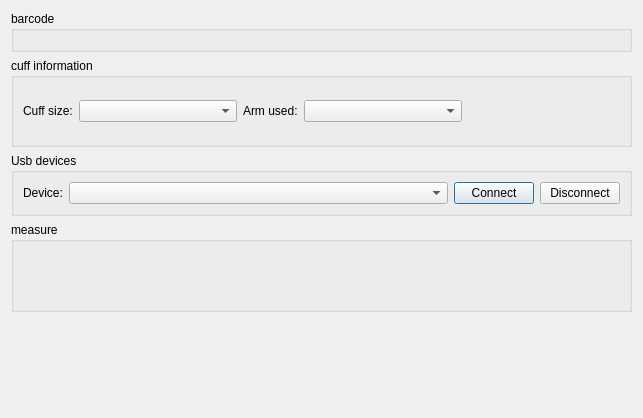
<?xml version="1.0" encoding="UTF-8"?>
<ui version="4.0">
 <class>BloodPressureDialog</class>
 <widget class="QDialog" name="BloodPressureDialog">
  <property name="geometry">
   <rect>
    <x>0</x>
    <y>0</y>
    <width>643</width>
    <height>418</height>
   </rect>
  </property>
  <property name="sizePolicy">
   <sizepolicy hsizetype="Preferred" vsizetype="Maximum">
    <horstretch>0</horstretch>
    <verstretch>0</verstretch>
   </sizepolicy>
  </property>
  <property name="windowTitle">
   <string>Blood Pressure</string>
  </property>
  <layout class="QVBoxLayout" name="verticalLayout_2">
   <item>
    <widget class="QGroupBox" name="idGroupBox">
     <property name="sizePolicy">
      <sizepolicy hsizetype="Preferred" vsizetype="Maximum">
       <horstretch>0</horstretch>
       <verstretch>0</verstretch>
      </sizepolicy>
     </property>
     <property name="title">
      <string>barcode</string>
     </property>
     <layout class="QHBoxLayout" name="horizontalLayout">
      <item>
       <widget class="BarcodeWidget" name="barcodeWidget" native="true"/>
      </item>
     </layout>
    </widget>
   </item>
   <item>
    <widget class="QGroupBox" name="armBandGroupBox">
     <property name="title">
      <string>cuff information</string>
     </property>
     <layout class="QHBoxLayout" name="armBandHorizontalLayout">
      <item>
       <widget class="QLabel" name="armBandSizeLabel">
        <property name="sizePolicy">
         <sizepolicy hsizetype="Fixed" vsizetype="Preferred">
          <horstretch>0</horstretch>
          <verstretch>0</verstretch>
         </sizepolicy>
        </property>
        <property name="text">
         <string>Cuff size:</string>
        </property>
        <property name="alignment">
         <set>Qt::AlignLeading|Qt::AlignLeft|Qt::AlignVCenter</set>
        </property>
       </widget>
      </item>
      <item>
       <widget class="QComboBox" name="armBandSizeComboBox">
        <property name="sizePolicy">
         <sizepolicy hsizetype="MinimumExpanding" vsizetype="Fixed">
          <horstretch>0</horstretch>
          <verstretch>0</verstretch>
         </sizepolicy>
        </property>
       </widget>
      </item>
      <item>
       <widget class="QLabel" name="armLabel">
        <property name="sizePolicy">
         <sizepolicy hsizetype="Fixed" vsizetype="Preferred">
          <horstretch>0</horstretch>
          <verstretch>0</verstretch>
         </sizepolicy>
        </property>
        <property name="text">
         <string>Arm used:</string>
        </property>
        <property name="alignment">
         <set>Qt::AlignLeading|Qt::AlignLeft|Qt::AlignVCenter</set>
        </property>
       </widget>
      </item>
      <item>
       <widget class="QComboBox" name="armComboBox">
        <property name="sizePolicy">
         <sizepolicy hsizetype="MinimumExpanding" vsizetype="Fixed">
          <horstretch>0</horstretch>
          <verstretch>0</verstretch>
         </sizepolicy>
        </property>
       </widget>
      </item>
      <item>
       <spacer name="horizontalSpacer">
        <property name="orientation">
         <enum>Qt::Horizontal</enum>
        </property>
        <property name="sizeHint" stdset="0">
         <size>
          <width>40</width>
          <height>20</height>
         </size>
        </property>
       </spacer>
      </item>
     </layout>
    </widget>
   </item>
   <item>
    <widget class="QGroupBox" name="pathGroupBox">
     <property name="sizePolicy">
      <sizepolicy hsizetype="Preferred" vsizetype="Maximum">
       <horstretch>0</horstretch>
       <verstretch>0</verstretch>
      </sizepolicy>
     </property>
     <property name="title">
      <string>Usb devices</string>
     </property>
     <layout class="QHBoxLayout" name="horizontalLayout_2">
      <item>
       <widget class="QLabel" name="deviceLabel">
        <property name="sizePolicy">
         <sizepolicy hsizetype="Fixed" vsizetype="Preferred">
          <horstretch>0</horstretch>
          <verstretch>0</verstretch>
         </sizepolicy>
        </property>
        <property name="layoutDirection">
         <enum>Qt::LeftToRight</enum>
        </property>
        <property name="text">
         <string>Device:</string>
        </property>
        <property name="alignment">
         <set>Qt::AlignLeading|Qt::AlignLeft|Qt::AlignVCenter</set>
        </property>
       </widget>
      </item>
      <item>
       <widget class="QComboBox" name="deviceComboBox">
        <property name="sizePolicy">
         <sizepolicy hsizetype="MinimumExpanding" vsizetype="Fixed">
          <horstretch>0</horstretch>
          <verstretch>0</verstretch>
         </sizepolicy>
        </property>
       </widget>
      </item>
      <item>
       <widget class="QPushButton" name="connectButton">
        <property name="text">
         <string>Connect</string>
        </property>
       </widget>
      </item>
      <item>
       <widget class="QPushButton" name="disconnectButton">
        <property name="text">
         <string>Disconnect</string>
        </property>
       </widget>
      </item>
     </layout>
    </widget>
   </item>
   <item>
    <widget class="QGroupBox" name="measureGroupBox">
     <property name="title">
      <string>measure</string>
     </property>
     <layout class="QVBoxLayout" name="verticalLayout">
      <item>
       <widget class="MeasureWidget" name="measureWidget" native="true"/>
      </item>
     </layout>
    </widget>
   </item>
   <item>
    <widget class="QStatusBar" name="statusBar">
     <property name="sizeGripEnabled">
      <bool>false</bool>
     </property>
    </widget>
   </item>
  </layout>
 </widget>
 <customwidgets>
  <customwidget>
   <class>BarcodeWidget</class>
   <extends>QWidget</extends>
   <header>widgets/BarcodeWidget.h</header>
   <container>1</container>
  </customwidget>
  <customwidget>
   <class>MeasureWidget</class>
   <extends>QWidget</extends>
   <header>widgets/MeasureWidget.h</header>
   <container>1</container>
  </customwidget>
 </customwidgets>
 <includes>
  <include location="local">widgets/BarcodeWidget.h</include>
  <include location="local">widgets/MeasureWidget.h</include>
 </includes>
 <resources/>
 <connections/>
</ui>
